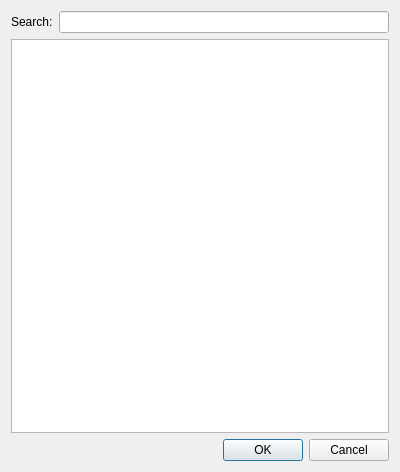
<?xml version="1.0" encoding="UTF-8"?>
<ui version="4.0">
 <class>CoordinateSystemSelectDialog</class>
 <widget class="QDialog" name="CoordinateSystemSelectDialog">
  <property name="geometry">
   <rect>
    <x>0</x>
    <y>0</y>
    <width>400</width>
    <height>472</height>
   </rect>
  </property>
  <property name="windowTitle">
   <string>Select Coordinate System</string>
  </property>
  <layout class="QVBoxLayout" name="verticalLayout">
   <item>
    <layout class="QHBoxLayout" name="horizontalLayout">
     <item>
      <widget class="QLabel" name="label">
       <property name="text">
        <string>Search:</string>
       </property>
      </widget>
     </item>
     <item>
      <widget class="QLineEdit" name="searchEdit"/>
     </item>
    </layout>
   </item>
   <item>
    <widget class="QListWidget" name="listWidget"/>
   </item>
   <item>
    <widget class="QDialogButtonBox" name="buttonBox">
     <property name="orientation">
      <enum>Qt::Horizontal</enum>
     </property>
     <property name="standardButtons">
      <set>QDialogButtonBox::Cancel|QDialogButtonBox::Ok</set>
     </property>
    </widget>
   </item>
  </layout>
 </widget>
 <resources/>
 <connections>
  <connection>
   <sender>buttonBox</sender>
   <signal>accepted()</signal>
   <receiver>CoordinateSystemSelectDialog</receiver>
   <slot>accept()</slot>
   <hints>
    <hint type="sourcelabel">
     <x>248</x>
     <y>254</y>
    </hint>
    <hint type="destinationlabel">
     <x>157</x>
     <y>274</y>
    </hint>
   </hints>
  </connection>
  <connection>
   <sender>buttonBox</sender>
   <signal>rejected()</signal>
   <receiver>CoordinateSystemSelectDialog</receiver>
   <slot>reject()</slot>
   <hints>
    <hint type="sourcelabel">
     <x>316</x>
     <y>260</y>
    </hint>
    <hint type="destinationlabel">
     <x>286</x>
     <y>274</y>
    </hint>
   </hints>
  </connection>
 </connections>
</ui>
